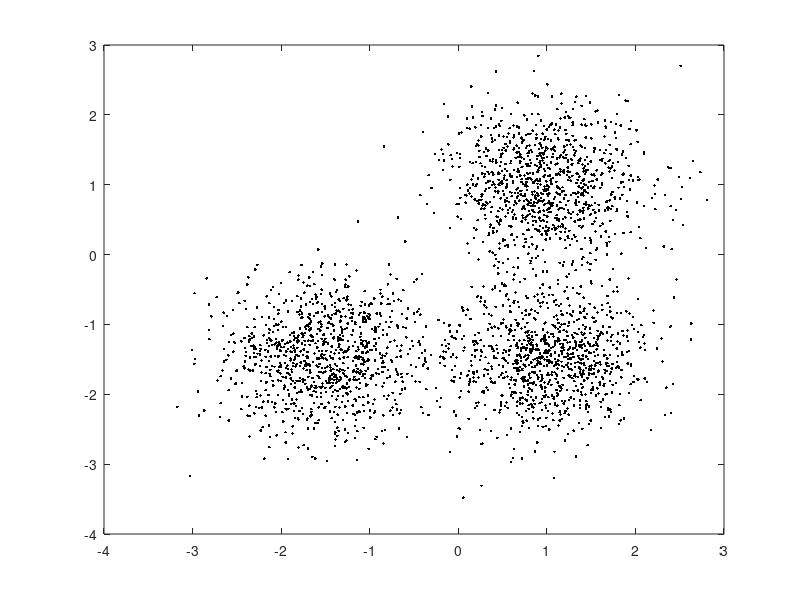
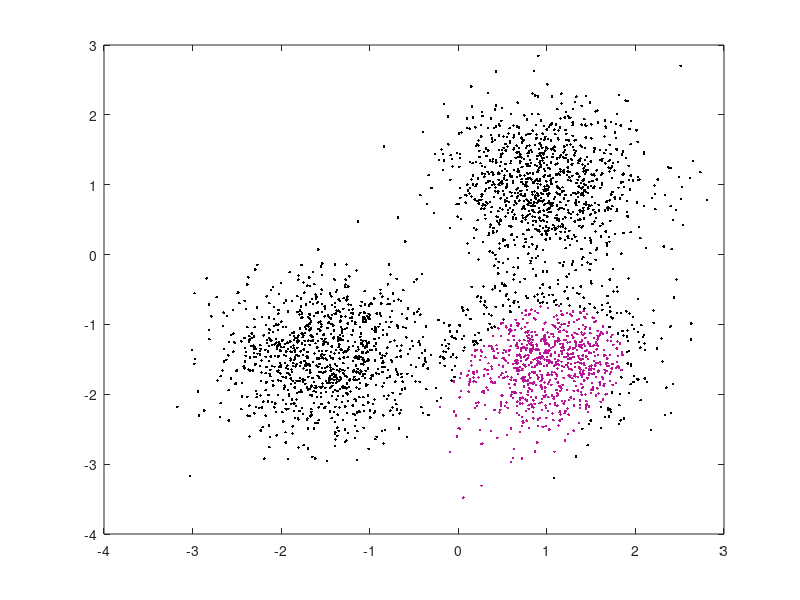
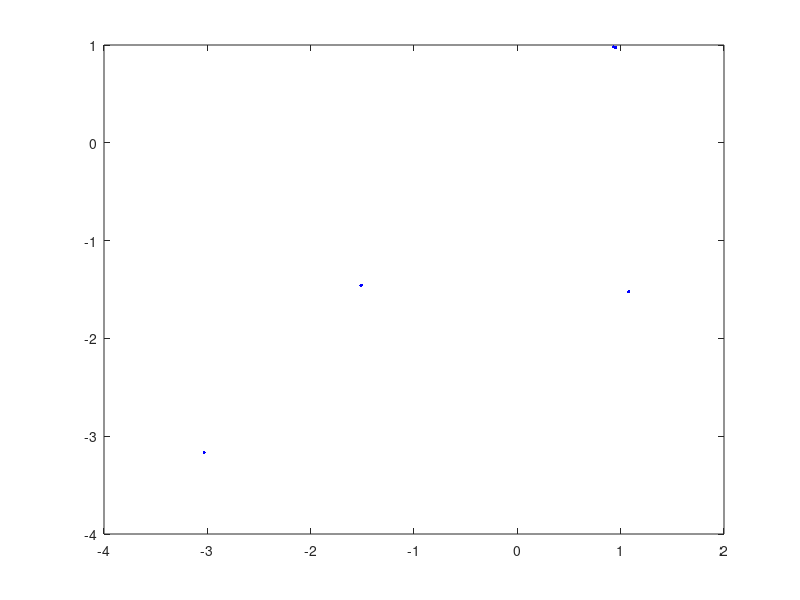
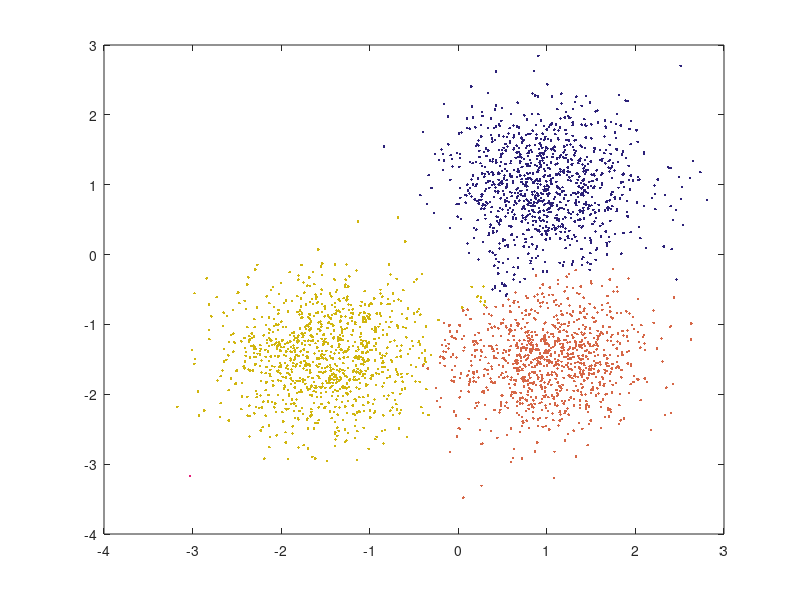

Write the MATLAB code that produced these figures, in order.
%%
clc, clear;

%%
% input data
h = 0.8;
ms_thresh = 0.00003;


cat = 3;
pnts_per_cat = 1000;
N = cat*pnts_per_cat;
d = 2;
X(1:1000,:) = 0.55*randn(pnts_per_cat, d) + repmat([1,1], [1000,1]);
X(1001:2000,:) = 0.55*randn(pnts_per_cat, d) + repmat([-1.5,-1.5], [1000,1]);
X(2001:3000,:) = 0.55*randn(pnts_per_cat, d) + repmat([1,-1.5], [1000,1]);
figure;
plot(X(:, 1), X(:, 2), 'k.');

%%
% prepare Yale B data
% folder = './select2/';
% file_output = dir([folder, '*.pgm']);
% for i = 1:size(file_output)
%     
%     img = im2double(imread([folder, file_output(i).name]));
%     %fprintf([file_output(i).name, '\n']);
%     img = reshape(img, [1, size(img,1)*size(img,2)]);
%     X(i,:) = img + 0.5;
% end


X_status = zeros(size(X,1), 1);
X_v_t = zeros(size(X,1), 1);


%% 
% randomly select an un-visited point

find_categray = true;
cat_num = 1;
figure; % show the progress
while(find_categray)
    unvisited_idx = find(X_status==0);
    rand_s = unvisited_idx(ceil(size(unvisited_idx, 1)*rand()));
    cur_x = X(rand_s, :);

    mv_flag = true;
    cur_coverd_pnts_tms = zeros(size(X,1), 1);
    
    % figure
    clr = [rand(), rand(), rand()];
    plot(X(:, 1), X(:,2), 'k.');
    hold on;
    while(mv_flag)
        % pnts in sphere at present
        delt = sum((X - repmat(cur_x, [size(X,1), 1])).^2, 2);
        X_in_sphere = (delt - h^2) <= 0;
        X_status(X_in_sphere) = 1;  % update visit status
        cur_coverd_pnts_tms(X_in_sphere) =  cur_coverd_pnts_tms(X_in_sphere)+1; % update visit times
        gauss = exp(-(delt(X_in_sphere)/h).^2);
        sum_x_gaus = sum(X(X_in_sphere, :).*repmat(gauss, [1, size(X, 2)]), 1);
        sum_gaus = sum(gauss);
        mean_shft = sum_x_gaus/sum_gaus - cur_x;
        cur_x = cur_x + mean_shft;
        
        % figure
        plot(X(X_in_sphere, 1), X(X_in_sphere,2), 'k.', 'Color', clr);
        hold on;

        % change flag 
        if(sum(mean_shft.^2) < ms_thresh)
            mv_flag = false;            
        end
    end
    
    % save pnt_visit info at last catagory
    pnts_vist_tms(:,cat_num) = cur_coverd_pnts_tms;
    % save the meanshift center
    category_cnt(cat_num,:) = cur_x;
    cat_num = cat_num+1;
    
    % change flag
    if(size(find(X_status==0), 1)<1)
        find_categray = false;
    end
    
end

figure;
plot(category_cnt(:,1), category_cnt(:,2), 'b.')


%% 
% combine sub-set
thr = 0.5;
% thr = 5.0e+3;
category_final(1,:) = category_cnt(1,:);
pnts_vist_tms_final(:,1) =  pnts_vist_tms(:, 1);
final_cat_cnt = 1;
for i = 2:size(category_cnt, 1)
    cur_cntr = category_cnt(i,:);
    independent_flag = true;
    for j = 1:size(category_final, 1)        
        dis = sum((cur_cntr-category_final(j,:)).^2);
        
        if(dis < thr)
            % combine these two sub-sets
            independent_flag = false;
            pnts_vist_tms_final(:,j) = pnts_vist_tms_final(:,j) + pnts_vist_tms(:, i);           
            break;
        end                              
    end
    % set as a new category
    if(independent_flag)
        final_cat_cnt = final_cat_cnt + 1;
        pnts_vist_tms_final(:,final_cat_cnt) =  pnts_vist_tms(:, i);
        category_final(final_cat_cnt,:) = category_cnt(i,:);        
    end
end





%%
% show the result
[~,categroy] = max(pnts_vist_tms_final, [], 2);
figure ;
for i=1:size(category_final, 1)
    
    cur_cat = categroy==i;
    sum(cur_cat)
    
    plot(X(cur_cat,1), X(cur_cat,2), '.', 'Color', [rand(), rand(), rand()]);
    hold on;
end

%% show result
% [~,categroy] = max(pnts_vist_tms_final, [], 2)

